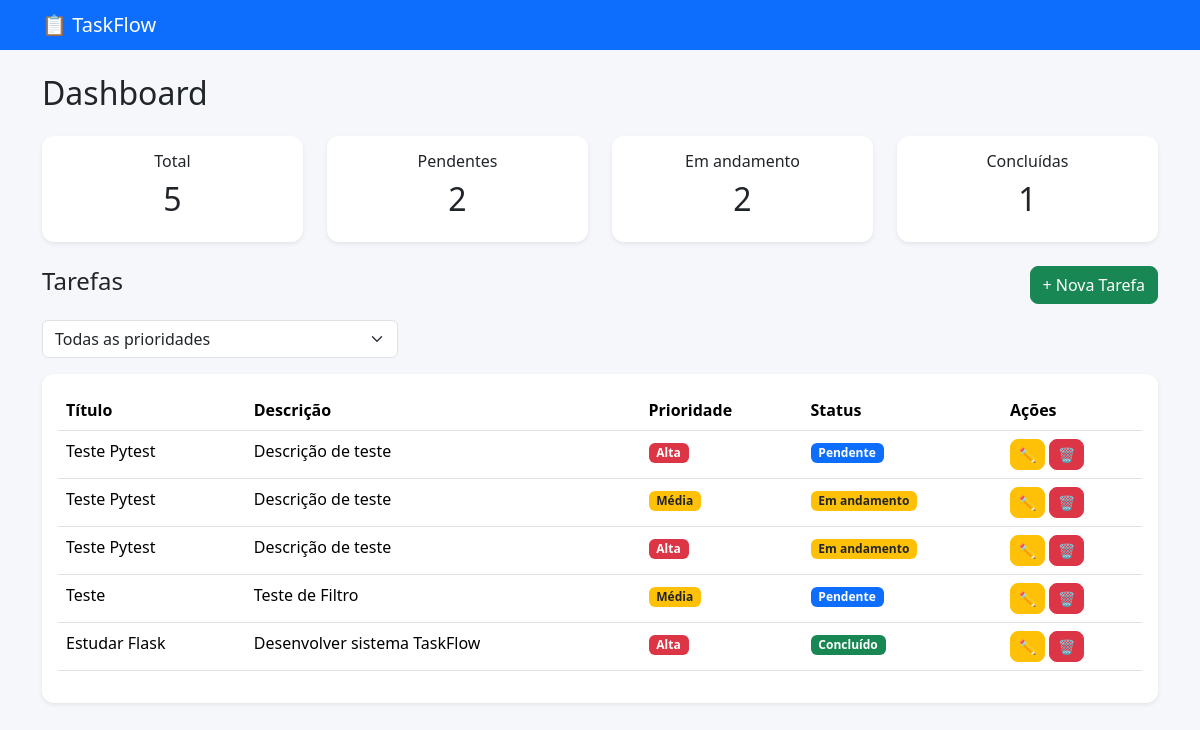
/dashboard, run on the app's committed database.
### tables this page shows
CREATE TABLE tasks (
            id INTEGER PRIMARY KEY AUTOINCREMENT,
            title TEXT NOT NULL,
            description TEXT,
            priority TEXT NOT NULL,
            status TEXT NOT NULL
        );

### src/routes.py (the view)
    @app.route("/dashboard")
    def dashboard():
        priority = request.args.get("priority")
        if priority:
            tasks = get_tasks_by_priority(priority)
        else:
            tasks = get_all_tasks()
        stats = get_dashboard_stats()
        return render_template(
            "dashboard.html",
            tasks=tasks,
            stats=stats,
            selected_priority=priority
        )

### src/database.py (called while the page is built)
def get_connection():
    connection = sqlite3.connect(Config.DATABASE)
    connection.row_factory = sqlite3.Row
    return connection

### src/services.py (called while the page is built)
def get_all_tasks():
    conn = get_connection()
    tasks = conn.execute(
        """
        SELECT *
        FROM tasks
        ORDER BY id DESC
        """
    ).fetchall()
    conn.close()
    return tasks

def get_dashboard_stats():
    conn = get_connection()
    total = conn.execute(
        "SELECT COUNT(*) FROM tasks"
    ).fetchone()[0]
    pending = conn.execute(
        "SELECT COUNT(*) FROM tasks WHERE status='Pendente'"
    ).fetchone()[0]
    progress = conn.execute(
        "SELECT COUNT(*) FROM tasks WHERE status='Em andamento'"
    ).fetchone()[0]
    completed = conn.execute(
        "SELECT COUNT(*) FROM tasks WHERE status='Concluído'"
    ).fetchone()[0]
    conn.close()
    return {
        "total": total,
        "pending": pending,
        "progress": progress,
        "completed": completed
    }

### templates/dashboard.html (shortened to what this page needs)
{% extends 'base.html' %}
{% block content %}
<h2 class="mb-4">Dashboard</h2>
<div class="row mb-4">
    <div class="col-md-3">
        <div class="card text-center shadow-sm">
            <div class="card-body">
                <h6>Total</h6>
                <h2>{{ stats.total }}</h2>
            </div>
        </div>
    </div>
    <div class="col-md-3">
        <div class="card text-center shadow-sm">
            <div class="card-body">
                <h6>Pendentes</h6>
                <h2>{{ stats.pending }}</h2>
            </div>
        </div>
    </div>
    <div class="col-md-3">
        <div class="card text-center shadow-sm">
            <div class="card-body">
                <h6>Em andamento</h6>
                <h2>{{ stats.progress }}</h2>
            </div>
        </div>
    </div>
    <div class="col-md-3">
        <div class="card text-center shadow-sm">
            <div class="card-body">
                <h6>Concluídas</h6>
                <h2>{{ stats.completed }}</h2>
            </div>
        </div>
    </div>
</div>
<div class="d-flex justify-content-between align-items-center mb-3">
    <h4>Tarefas</h4>
    <a href="/new" class="btn btn-success">
        + Nova Tarefa
    </a>
</div>
<form method="GET" action="/dashboard" class="mb-3">
    <div class="row">
        <div class="col-md-4">
            <select
                name="priority"
                class="form-select"
                onchange="this.form.submit()">
                <option value="">Todas as prioridades</option>
            </select>
        </div>
    </div>
</form>
<div class="card shadow-sm">
    <div class="card-body">
        {% if tasks %}
        <table class="table table-hover">
            <thead>
                <tr>
                    <th>Título</th>
                    <th>Descrição</th>
                    <th>Prioridade</th>
                    <th>Status</th>
                    <th width="140">Ações</th>
                </tr>
            </thead>
            <tbody>
            {% for task in tasks %}
            <tr>
                <td>{{ task.title }}</td>
                <td>{{ task.description }}</td>
                <td>
                    {% if task.priority == "Alta" %}
                        <span class="badge bg-danger">
                            {{ task.priority }}
                        </span>
                    {% elif task.priority == "Média" %}
                        <span class="badge bg-warning text-dark">
                            {{ task.priority }}
                        </span>
                    {% else %}
                        <span class="badge bg-success">
                            {{ task.priority }}
                        </span>
                    {% endif %}
                </td>
                <td>
                    {% if task.status == "Concluído" %}
                        <span class="badge bg-success">
                            {{ task.status }}
                        </span>
                    {% elif task.status == "Em andamento" %}
                        <span class="badge bg-warning text-dark">
                            {{ task.status }}
                        </span>
                    {% else %}
                        <span class="badge bg-primary">
                            {{ task.status }}
                        </span>
                    {% endif %}
                </td>
                <td>
                    <a
                        href="/edit/{{ task.id }}"
                        class="btn btn-warning btn-sm">
                        ✏️
                    </a>
                    <a
                        href="/delete/{{ task.id }}"
                        class="btn btn-danger btn-sm"
                        onclick="return confirm('Deseja realmente excluir esta tarefa?');">
                        🗑️
                    </a>
                </td>
            </tr>
            {% endfor %}
            </tbody>
        </table>
        {% else %}
        <div class="alert alert-info">
            Nenhuma tarefa encontrada para esta prioridade.
        </div>
        {% endif %}
    </div>
</div>
{% endblock %}

### static/css/style.css (style rules this page uses)
body { background:#f5f7fa; }
.card { border:none; border-radius:12px; }
.btn { border-radius:8px; }
table { background:white; }

### data on the page
tasks: title "Teste Pytest", description "Descrição de teste", priority "Alta", status "Pendente"
tasks: title "Teste Pytest", description "Descrição de teste", priority "Média", status "Em andamento"
tasks: title "Teste Pytest", description "Descrição de teste", priority "Alta", status "Em andamento"
tasks: title "Teste", description "Teste de Filtro", priority "Média", status "Pendente"
tasks: title "Estudar Flask", description "Desenvolver sistema TaskFlow", priority "Alta", status "Concluído"

### other printed values
{{ stats.total }} "5"
{{ stats.pending }} "2"
{{ stats.progress }} "2"
{{ stats.completed }} "1"
